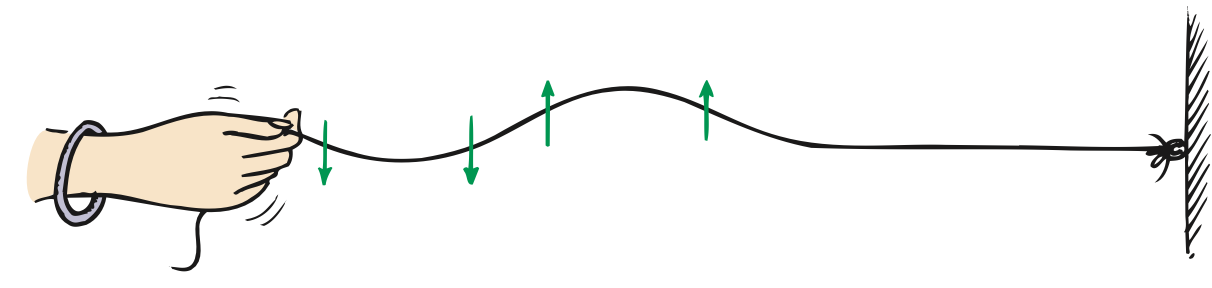
#> input picture frameworks/2_Framework_Physics/Conceptual_Physics_Framework/sources/conceptual_physics_extracted/cp_section_19_3/images/u5_1_from_ch_19_5_transverse_wave_rope_pulse_energy_transfer.png, 1212 x 288 px; its folder holds only this picture in this run
$ python evidence_review.py --input ../../frameworks/2_Framework_Physics/Conceptual_Physics_Framework/sources/conceptual_physics_extracted/cp_section_19_3/images/u5_1_from_ch_19_5_transverse_wave_rope_pulse_energy_transfer.png --out out.png
#> lines starting #> are read from the running program, lines starting #| are printed output that depends on the picture
#!/usr/bin/env python3
"""Deterministic evidence-preparation helper for District Grading & Evidence.

Mechanical only: render evidence once, create contact sheets, and optionally create
repeated grid-cell band contact sheets. It never OCRs, grades, or infers student identity.
"""
from __future__ import annotations
import argparse, json, math, shutil, subprocess, sys, tempfile
from pathlib import Path

VERSION = "district-grading-evidence-review/1.0"

try:
    from PIL import Image, ImageDraw, ImageOps
except Exception as exc:  # pragma: no cover
    raise SystemExit(f"Pillow is required: {exc}")


# [31 lines left out: function render_pdf, not called in this run]


def render_image(src: Path, out_dir: Path) -> list[Path]:
    out_dir.mkdir(parents=True, exist_ok=True)
    im = Image.open(src).convert("RGB")
    p = out_dir / "page-001.png"
    im.save(p)
    return [p]


def make_contact(paths: list[Path], out: Path, cols: int = 4, thumb_w: int = 360,
                 label_prefix: str = "P") -> None:
#> called with cols = 4, thumb_w = 360, label_prefix = 'P'
    if not paths:
        return
    cards = []
    for i, p in enumerate(paths, 1):
        im = Image.open(p).convert("RGB")
        ratio = thumb_w / im.width
#> ratio = 0.297
        thumb = im.resize((thumb_w, max(1, int(im.height * ratio))))
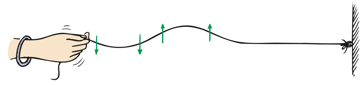
#> thumb: PIL image 360x85 RGB; mean R, G, B 245.8, 245.4, 243.8
        label_h = 28
        card = Image.new("RGB", (thumb_w, thumb.height + label_h), "white")
#> card: PIL image 360x113 RGB; every value is 255
        card.paste(thumb, (0, label_h))
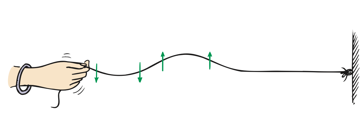
#> card: PIL image 360x113 RGB; mean R, G, B 248.1, 247.8, 246.6
        d = ImageDraw.Draw(card)
        d.text((6, 6), f"{label_prefix}{i}", fill="black")
        cards.append(card)
    card_w = max(c.width for c in cards)
#> card_w = 360
    card_h = max(c.height for c in cards)
#> card_h = 113
    rows = math.ceil(len(cards) / cols)
#> rows = 1
    sheet = Image.new("RGB", (cols * card_w, rows * card_h), "white")
#> sheet: PIL image 1440x113 RGB; every value is 255
    for i, c in enumerate(cards):
        sheet.paste(c, ((i % cols) * card_w, (i // cols) * card_h))
#> this loop made 1 pass
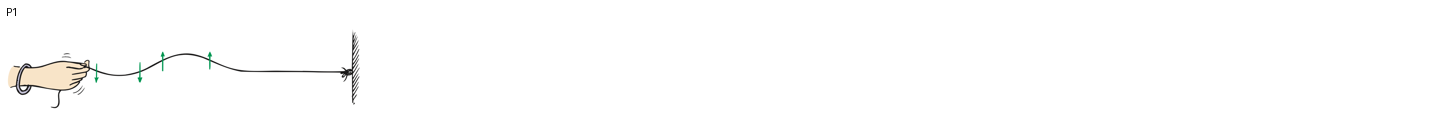
#> sheet: PIL image 1440x113 RGB; mean R, G, B 253.2, 253.2, 252.9
    out.parent.mkdir(parents=True, exist_ok=True)
    sheet.save(out, optimize=True)


# [49 lines left out: functions parse_grid, parse_pair, make_grid_band_contact, not called in this run]


def main() -> int:
    ap = argparse.ArgumentParser()
    ap.add_argument("--input", action="append", required=True, help="Evidence PDF/image. Repeat for multiple inputs.")
    ap.add_argument("--out", required=True)
    ap.add_argument("--dpi", type=int, default=120)
    ap.add_argument("--contact-cols", type=int, default=4)
    ap.add_argument("--packet-pages", type=int, default=0, help="When known, create one contact sheet per consecutive packet.")
    ap.add_argument("--grid-band", type=parse_grid, help="Optional repeated cell grid, e.g. 2x3.")
    ap.add_argument("--grid-x", type=parse_pair, default=(0.0, 1.0))
    ap.add_argument("--grid-y", type=parse_pair, default=(0.0, 1.0))
    ap.add_argument("--band-px", type=int, default=150)
    args = ap.parse_args()

    out = Path(args.out)
    out.mkdir(parents=True, exist_ok=True)
    manifest = {"version": VERSION, "sources": [], "total_pages": 0, "packet_pages": args.packet_pages or None}
    global_pages: list[Path] = []

    for src_index, raw in enumerate(args.input, 1):
        src = Path(raw)
        if not src.exists():
            raise SystemExit(f"Evidence file not found: {src}")
        page_dir = out / "pages" / f"source-{src_index:02d}"
        if src.suffix.lower() == ".pdf":
            pages = render_pdf(src, page_dir, args.dpi)
        else:
            pages = render_image(src, page_dir)
        global_pages.extend(pages)
        manifest["sources"].append({
            "path": str(src), "pages": len(pages),
            "rendered": [str(p.relative_to(out)) for p in pages]
        })

    manifest["total_pages"] = len(global_pages)
    make_contact(global_pages, out / "contact_all.png", args.contact_cols, label_prefix="P")

    if args.packet_pages:
        packets = []
        for i in range(0, len(global_pages), args.packet_pages):
            packet = global_pages[i:i+args.packet_pages]
            n = i // args.packet_pages + 1
            p = out / "packets" / f"packet-{n:02d}.png"
            make_contact(packet, p, min(args.contact_cols, max(1, len(packet))), label_prefix=f"S{n}-P")
            packets.append({"packet": n, "page_start": i+1, "page_end": i+len(packet), "contact": str(p.relative_to(out))})
        manifest["packets"] = packets

    if args.grid_band:
        if args.packet_pages:
            band_outputs=[]
            for i in range(0, len(global_pages), args.packet_pages):
                packet = global_pages[i:i+args.packet_pages]
                n = i // args.packet_pages + 1
                p = out / "grid_bands" / f"packet-{n:02d}.png"
                make_grid_band_contact(packet, p, args.grid_band, args.grid_x, args.grid_y, args.band_px, args.contact_cols)
                band_outputs.append(str(p.relative_to(out)))
            manifest["grid_band_contacts"] = band_outputs
        else:
            p = out / "grid_bands" / "all.png"
            make_grid_band_contact(global_pages, p, args.grid_band, args.grid_x, args.grid_y, args.band_px, args.contact_cols)
            manifest["grid_band_contacts"] = [str(p.relative_to(out))]

    (out / "manifest.json").write_text(json.dumps(manifest, indent=2), encoding="utf-8")
    print(json.dumps({"status":"PASS", "version":VERSION, "pages":len(global_pages), "out":str(out)}))
    return 0

if __name__ == "__main__":
    raise SystemExit(main())
#> (the program exits here)

$ run again, on frameworks/2_Framework_Physics/Conceptual_Physics_Framework/sources/conceptual_physics_extracted/cp_section_19_6/images/u5_2_from_ch_19_16_moving_bug_doppler_wavefront_spacing.png
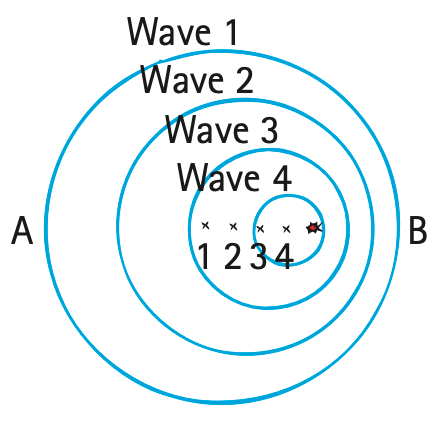
#> input picture frameworks/2_Framework_Physics/Conceptual_Physics_Framework/sources/conceptual_physics_extracted/cp_section_19_6/images/u5_2_from_ch_19_16_moving_bug_doppler_wavefront_spacing.png, 446 x 422 px
#> in make_contact, `card.paste(thumb, (0, label_h))`:
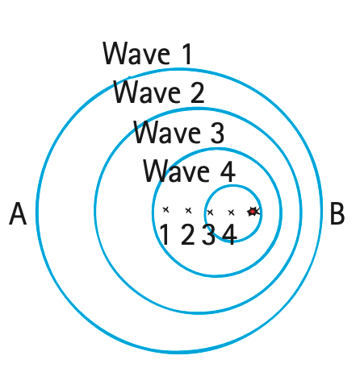
#> card: PIL image 360x368 RGB; mean R, G, B 237.4, 245.1, 247.5
#> card_w = 360
#> card_h = 368
#> rows = 1
#> the loop in make_contact, `for i, c in enumerate(cards):` made 1 pass
#> after the loop in make_contact, `for i, c in enumerate(cards):`:
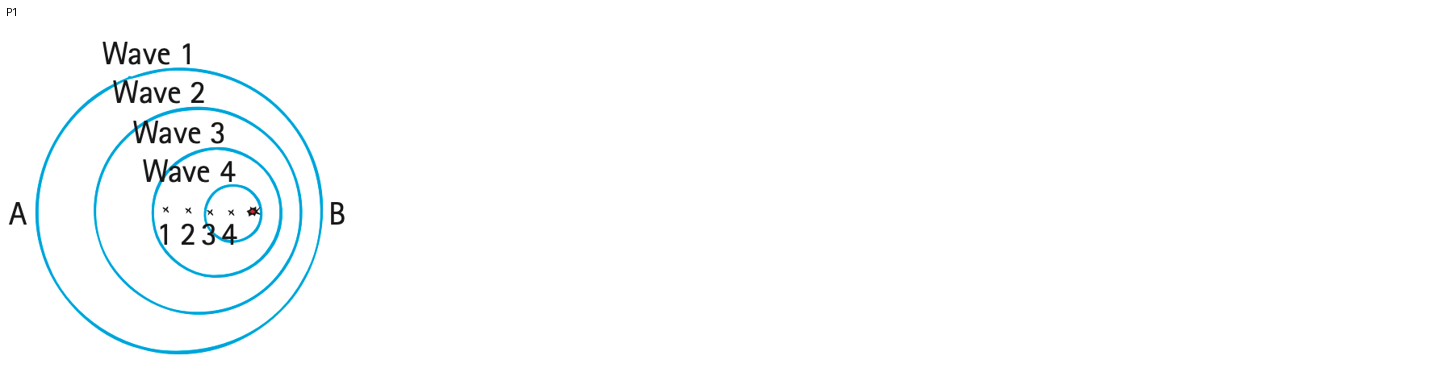
#> sheet: PIL image 1440x368 RGB; mean R, G, B 250.6, 252.5, 253.1

$ run again, on frameworks/2_Framework_Physics/Conceptual_Physics_Framework/sources/conceptual_physics_extracted/cp_section_20_2/images/u5_3_from_ch_20_pp_radio_wave_is_not_sound_wave_check_point.png
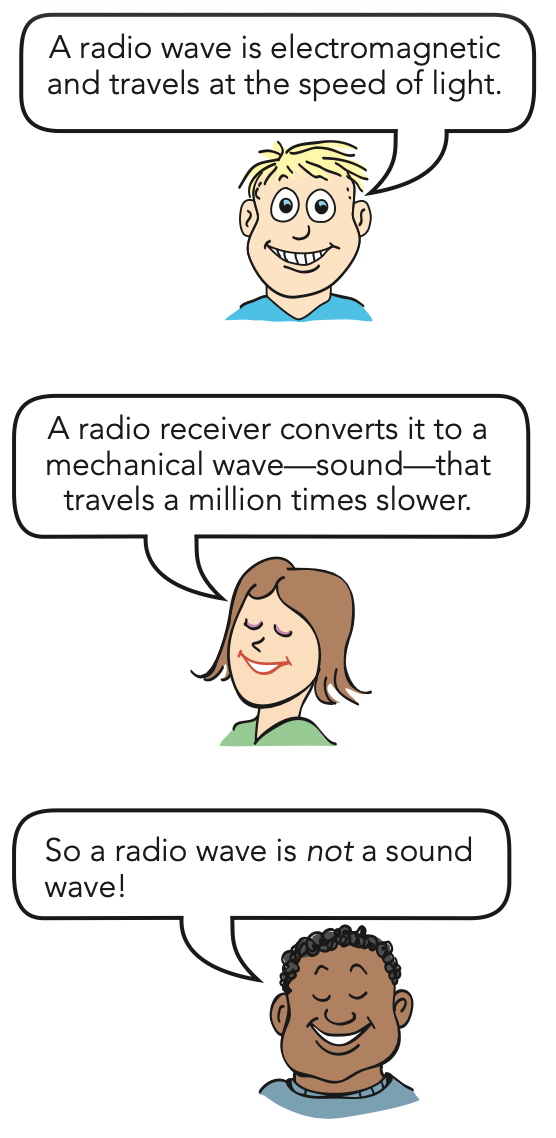
#> input picture frameworks/2_Framework_Physics/Conceptual_Physics_Framework/sources/conceptual_physics_extracted/cp_section_20_2/images/u5_3_from_ch_20_pp_radio_wave_is_not_sound_wave_check_point.png, 556 x 1138 px
#> in make_contact, `card.paste(thumb, (0, label_h))`:
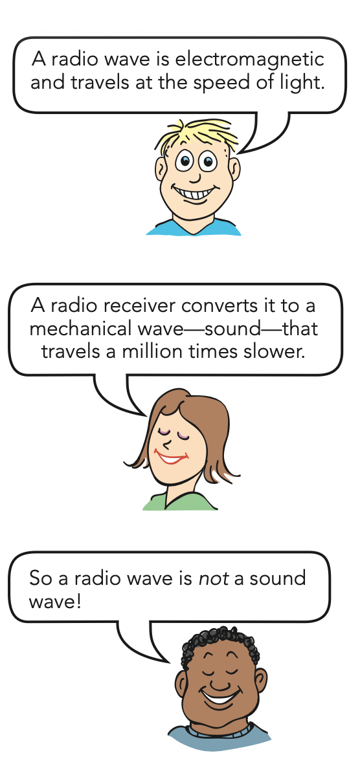
#> card: PIL image 360x764 RGB; mean R, G, B 235.9, 234.3, 232.3
#> card_w = 360
#> card_h = 764
#> rows = 1
#> the loop in make_contact, `for i, c in enumerate(cards):` made 1 pass
#> after the loop in make_contact, `for i, c in enumerate(cards):`:
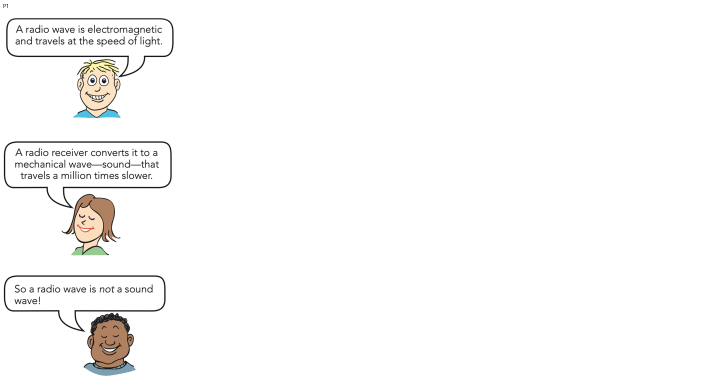
#> sheet: PIL image 1440x764 RGB (shown at 1/2 size); mean R, G, B 250.2, 249.8, 249.3

$ run again, on frameworks/2_Framework_Physics/Conceptual_Physics_Framework/sources/conceptual_physics_extracted/cp_section_20_2/images/u5_3_from_ch_20_pp_wire_grille_string_to_ears_sound_transmission.png
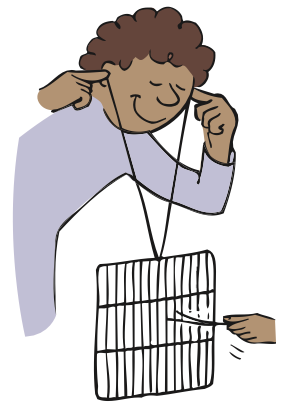
#> input picture frameworks/2_Framework_Physics/Conceptual_Physics_Framework/sources/conceptual_physics_extracted/cp_section_20_2/images/u5_3_from_ch_20_pp_wire_grille_string_to_ears_sound_transmission.png, 288 x 406 px
#> in make_contact, `card.paste(thumb, (0, label_h))`:
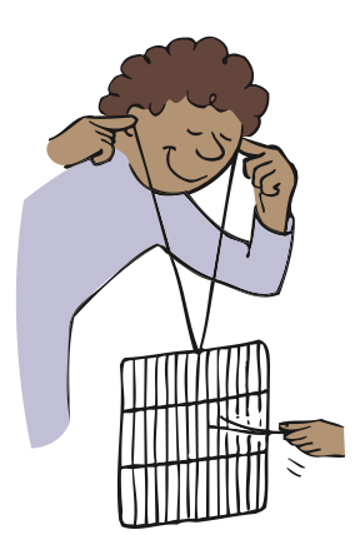
#> card: PIL image 360x535 RGB; mean R, G, B 213.8, 209.8, 210.4
#> card_w = 360
#> card_h = 535
#> rows = 1
#> the loop in make_contact, `for i, c in enumerate(cards):` made 1 pass
#> after the loop in make_contact, `for i, c in enumerate(cards):`:
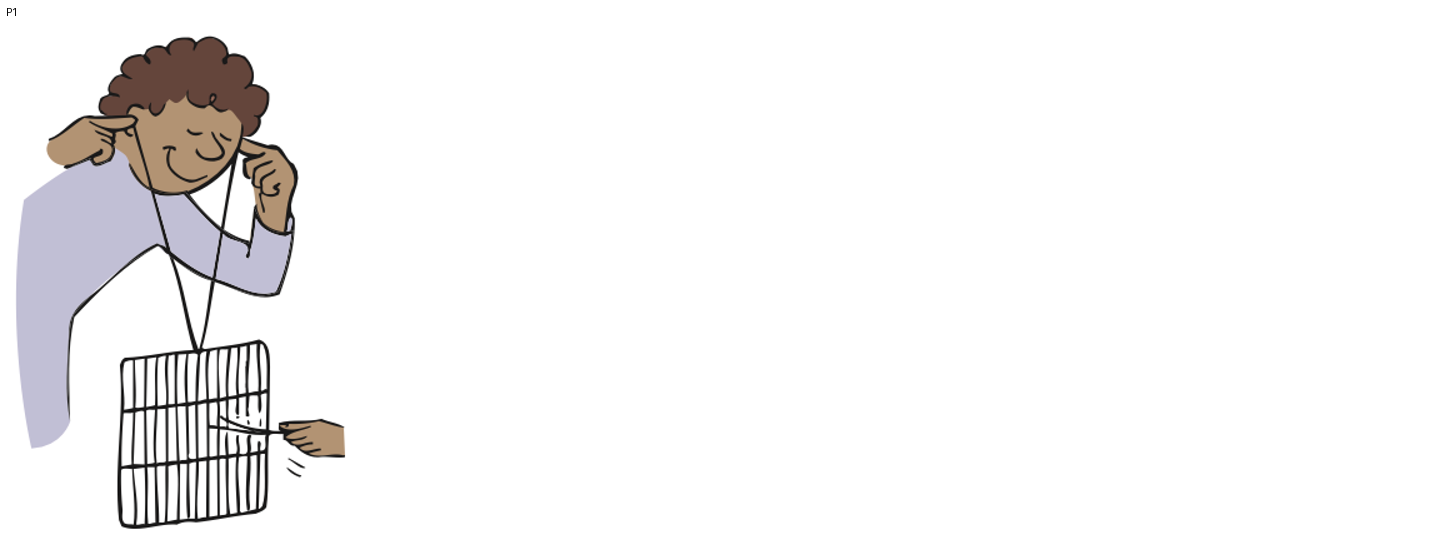
#> sheet: PIL image 1440x535 RGB; mean R, G, B 244.7, 243.7, 243.8
